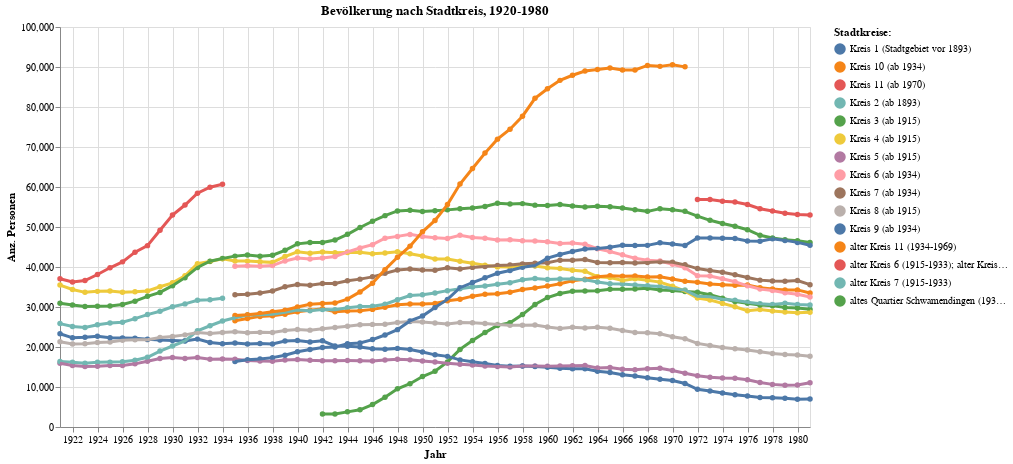

The code cell stored with this chart in its notebook:
### Code cell
grafik3 =mypy_dv.plot_altair_multiline_highlight(
    data = myAgg3.reset_index().query('sum_WBev>30')
    ,x = 'StichtagDatJahr:T'
    ,x_beschriftung = 'Jahr'
    ,y = 'sum_WBev:Q'
    ,y_beschriftung = 'Anz. Personen'
    ,category = 'RAUM_LANG:N'
    ,category_beschriftung= 'Stadtkreise:'
    , myTitle="Bevölkerung nach Stadtkreis, 1920-1980"
)
grafik3

### Figure 1 — Vega-Lite specification as saved in the notebook (floating-point values rounded to 4 significant figures; data arrays with more than 128 entries replaced by an {"elided": "..."} marker saying what was removed)
{"config": {"view": {"continuousWidth": 300, "continuousHeight": 300}}, "layer": [{"mark": {"type": "circle"}, "encoding": {"color": {"field": "RAUM_LANG", "legend": {"orient": "right", "title": "Stadtkreise:"}, "type": "nominal"}, "opacity": {"value": 1.3}, "tooltip": [{"field": "StichtagDatJahr", "type": "temporal"}, {"field": "RAUM_LANG", "type": "nominal"}, {"field": "sum_WBev", "type": "quantitative"}], "x": {"axis": {"title": "Jahr"}, "field": "StichtagDatJahr", "type": "temporal"}, "y": {"axis": {"title": "Anz. Personen"}, "field": "sum_WBev", "type": "quantitative"}}, "name": "view_3", "title": "Bevölkerung nach Stadtkreis, 1920-1980"}, {"mark": {"type": "line"}, "encoding": {"color": {"field": "RAUM_LANG", "legend": {"orient": "right", "title": "Stadtkreise:"}, "type": "nominal"}, "size": {"condition": {"test": {"not": {"param": "param_3"}}, "value": 1.2}, "value": 3}, "tooltip": [{"field": "StichtagDatJahr", "type": "temporal"}, {"field": "RAUM_LANG", "type": "nominal"}, {"field": "sum_WBev", "type": "quantitative"}], "x": {"axis": {"title": "Jahr"}, "field": "StichtagDatJahr", "type": "temporal"}, "y": {"axis": {"title": "Anz. Personen"}, "field": "sum_WBev", "type": "quantitative"}}, "title": "Bevölkerung nach Stadtkreis, 1920-1980"}], "data": {"name": "data-a4d479568e19e00ab9adb5a423daf5f4"}, "height": 400, "params": [{"name": "param_3", "select": {"type": "point", "fields": ["RAUM_LANG:N"], "nearest": true, "on": "pointerover"}, "views": ["view_3"]}], "width": 750, "$schema": "https://vega.github.io/schema/vega-lite/v5.8.0.json", "datasets": {"data-a4d479568e19e00ab9adb5a423daf5f4": {"elided": "669 records"}}}
